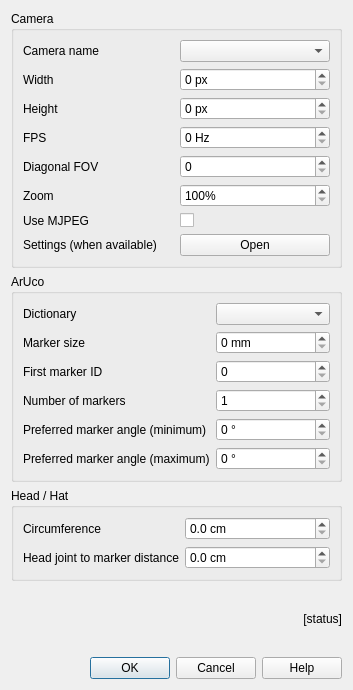
<?xml version="1.0" encoding="UTF-8"?>
<ui version="4.0">
 <class>papertracker_dialog</class>
 <widget class="QWidget" name="papertracker_dialog">
  <property name="windowModality">
   <enum>Qt::WindowModality::NonModal</enum>
  </property>
  <property name="geometry">
   <rect>
    <x>0</x>
    <y>0</y>
    <width>353</width>
    <height>690</height>
   </rect>
  </property>
  <property name="windowTitle">
   <string>PaperTracker</string>
  </property>
  <property name="windowIcon">
   <iconset>
    <normaloff>C:/Users/Adrian Lopez/.designer/gui/images/opentrack.png</normaloff>C:/Users/Adrian Lopez/.designer/gui/images/opentrack.png</iconset>
  </property>
  <property name="layoutDirection">
   <enum>Qt::LayoutDirection::LeftToRight</enum>
  </property>
  <property name="autoFillBackground">
   <bool>false</bool>
  </property>
  <layout class="QGridLayout" name="gridLayout">
   <item row="26" column="1">
    <widget class="QDialogButtonBox" name="buttonBox">
     <property name="sizePolicy">
      <sizepolicy hsizetype="Minimum" vsizetype="Maximum">
       <horstretch>0</horstretch>
       <verstretch>0</verstretch>
      </sizepolicy>
     </property>
     <property name="standardButtons">
      <set>QDialogButtonBox::StandardButton::Cancel|QDialogButtonBox::StandardButton::Ok</set>
     </property>
    </widget>
   </item>
   <item row="1" column="0" colspan="3">
    <widget class="QGroupBox" name="groupBox_3">
     <property name="title">
      <string>ArUco</string>
     </property>
     <layout class="QGridLayout" name="gridLayout_2">
      <item row="9" column="1">
       <widget class="QLabel" name="label_16">
        <property name="text">
         <string>Preferred marker angle (maximum)</string>
        </property>
       </widget>
      </item>
      <item row="7" column="1">
       <widget class="QLabel" name="label_6">
        <property name="text">
         <string>Preferred marker angle (minimum)</string>
        </property>
       </widget>
      </item>
      <item row="2" column="2">
       <widget class="QSpinBox" name="sbMarkerSize">
        <property name="suffix">
         <string> mm</string>
        </property>
        <property name="maximum">
         <number>1000</number>
        </property>
       </widget>
      </item>
      <item row="2" column="1">
       <widget class="QLabel" name="label_5">
        <property name="text">
         <string>Marker size</string>
        </property>
       </widget>
      </item>
      <item row="1" column="1">
       <widget class="QLabel" name="label_2">
        <property name="text">
         <string>Dictionary</string>
        </property>
       </widget>
      </item>
      <item row="9" column="2">
       <widget class="QSpinBox" name="sbMarkerMaximumAngle">
        <property name="suffix">
         <string> °</string>
        </property>
        <property name="maximum">
         <number>90</number>
        </property>
       </widget>
      </item>
      <item row="1" column="2">
       <widget class="QComboBox" name="cmbArucoDictionary"/>
      </item>
      <item row="4" column="2">
       <widget class="QSpinBox" name="sbNumberOfMarkers">
        <property name="minimum">
         <number>1</number>
        </property>
        <property name="maximum">
         <number>1000</number>
        </property>
       </widget>
      </item>
      <item row="7" column="2">
       <widget class="QSpinBox" name="sbMarkerMinimumAngle">
        <property name="suffix">
         <string> °</string>
        </property>
        <property name="maximum">
         <number>90</number>
        </property>
       </widget>
      </item>
      <item row="4" column="1">
       <widget class="QLabel" name="label_12">
        <property name="text">
         <string>Number of markers</string>
        </property>
       </widget>
      </item>
      <item row="3" column="1">
       <widget class="QLabel" name="label_13">
        <property name="text">
         <string>First marker ID</string>
        </property>
       </widget>
      </item>
      <item row="3" column="2">
       <widget class="QSpinBox" name="sbFirstMarkerID">
        <property name="minimum">
         <number>0</number>
        </property>
        <property name="maximum">
         <number>2320</number>
        </property>
       </widget>
      </item>
     </layout>
    </widget>
   </item>
   <item row="26" column="2">
    <widget class="QPushButton" name="btnHelp">
     <property name="text">
      <string>Help</string>
     </property>
    </widget>
   </item>
   <item row="24" column="0" colspan="3">
    <widget class="QGroupBox" name="groupBox_2">
     <property name="title">
      <string>Head / Hat</string>
     </property>
     <layout class="QGridLayout" name="gridLayout_3">
      <item row="0" column="0">
       <widget class="QLabel" name="label_3">
        <property name="text">
         <string>Circumference</string>
        </property>
       </widget>
      </item>
      <item row="2" column="0">
       <widget class="QLabel" name="label_4">
        <property name="text">
         <string>Head joint to marker distance</string>
        </property>
       </widget>
      </item>
      <item row="0" column="1">
       <widget class="QDoubleSpinBox" name="sbHeadCircumference">
        <property name="suffix">
         <string> cm</string>
        </property>
        <property name="decimals">
         <number>1</number>
        </property>
       </widget>
      </item>
      <item row="2" column="1">
       <widget class="QDoubleSpinBox" name="sbMarkerHeight">
        <property name="suffix">
         <string> cm</string>
        </property>
        <property name="decimals">
         <number>1</number>
        </property>
       </widget>
      </item>
     </layout>
    </widget>
   </item>
   <item row="0" column="0" colspan="3">
    <widget class="QGroupBox" name="groupBox">
     <property name="title">
      <string>Camera</string>
     </property>
     <layout class="QGridLayout" name="gridLayout_4">
      <item row="0" column="1">
       <widget class="QComboBox" name="cmbCameraName"/>
      </item>
      <item row="1" column="0">
       <widget class="QLabel" name="label_8">
        <property name="text">
         <string>Width</string>
        </property>
       </widget>
      </item>
      <item row="0" column="0">
       <widget class="QLabel" name="label_7">
        <property name="text">
         <string>Camera name</string>
        </property>
       </widget>
      </item>
      <item row="2" column="0">
       <widget class="QLabel" name="label">
        <property name="text">
         <string>Height</string>
        </property>
       </widget>
      </item>
      <item row="2" column="1">
       <widget class="QSpinBox" name="sbFrameHeight">
        <property name="suffix">
         <string> px</string>
        </property>
        <property name="prefix">
         <string/>
        </property>
        <property name="maximum">
         <number>8192</number>
        </property>
       </widget>
      </item>
      <item row="3" column="0">
       <widget class="QLabel" name="label_10">
        <property name="text">
         <string>FPS</string>
        </property>
       </widget>
      </item>
      <item row="6" column="0">
       <widget class="QLabel" name="label_9">
        <property name="text">
         <string>Use MJPEG</string>
        </property>
       </widget>
      </item>
      <item row="7" column="0">
       <widget class="QLabel" name="label_11">
        <property name="text">
         <string>Settings (when available)</string>
        </property>
       </widget>
      </item>
      <item row="3" column="1">
       <widget class="QSpinBox" name="sbFPS">
        <property name="suffix">
         <string> Hz</string>
        </property>
        <property name="maximum">
         <number>2000</number>
        </property>
       </widget>
      </item>
      <item row="7" column="1">
       <widget class="QPushButton" name="btnCameraSettings">
        <property name="text">
         <string>Open</string>
        </property>
       </widget>
      </item>
      <item row="5" column="0">
       <widget class="QLabel" name="label_14">
        <property name="text">
         <string>Zoom</string>
        </property>
       </widget>
      </item>
      <item row="5" column="1">
       <widget class="QSpinBox" name="sbZoom">
        <property name="suffix">
         <string>%</string>
        </property>
        <property name="minimum">
         <number>100</number>
        </property>
        <property name="maximum">
         <number>1000</number>
        </property>
       </widget>
      </item>
      <item row="1" column="1">
       <widget class="QSpinBox" name="sbFrameWidth">
        <property name="suffix">
         <string> px</string>
        </property>
        <property name="maximum">
         <number>8192</number>
        </property>
       </widget>
      </item>
      <item row="6" column="1">
       <widget class="QCheckBox" name="cbUseMJPEG">
        <property name="text">
         <string/>
        </property>
       </widget>
      </item>
      <item row="4" column="1">
       <widget class="QSpinBox" name="sbFOV">
        <property name="maximum">
         <number>180</number>
        </property>
       </widget>
      </item>
      <item row="4" column="0">
       <widget class="QLabel" name="label_15">
        <property name="text">
         <string>Diagonal FOV</string>
        </property>
       </widget>
      </item>
     </layout>
    </widget>
   </item>
   <item row="25" column="1" colspan="2">
    <widget class="QLabel" name="lblStatus">
     <property name="layoutDirection">
      <enum>Qt::LayoutDirection::LeftToRight</enum>
     </property>
     <property name="text">
      <string>[status]</string>
     </property>
     <property name="alignment">
      <set>Qt::AlignmentFlag::AlignRight|Qt::AlignmentFlag::AlignTrailing|Qt::AlignmentFlag::AlignVCenter</set>
     </property>
    </widget>
   </item>
  </layout>
 </widget>
 <tabstops>
  <tabstop>cmbCameraName</tabstop>
  <tabstop>sbFrameWidth</tabstop>
  <tabstop>sbFrameHeight</tabstop>
  <tabstop>sbFPS</tabstop>
  <tabstop>sbFOV</tabstop>
  <tabstop>sbZoom</tabstop>
  <tabstop>cbUseMJPEG</tabstop>
  <tabstop>btnCameraSettings</tabstop>
  <tabstop>cmbArucoDictionary</tabstop>
  <tabstop>sbMarkerSize</tabstop>
  <tabstop>sbFirstMarkerID</tabstop>
  <tabstop>sbNumberOfMarkers</tabstop>
  <tabstop>sbMarkerMinimumAngle</tabstop>
  <tabstop>sbMarkerMaximumAngle</tabstop>
  <tabstop>sbHeadCircumference</tabstop>
  <tabstop>sbMarkerHeight</tabstop>
  <tabstop>btnHelp</tabstop>
 </tabstops>
 <resources/>
 <connections/>
 <slots>
  <slot>startEngineClicked()</slot>
  <slot>stopEngineClicked()</slot>
  <slot>cameraSettingsClicked()</slot>
 </slots>
</ui>
